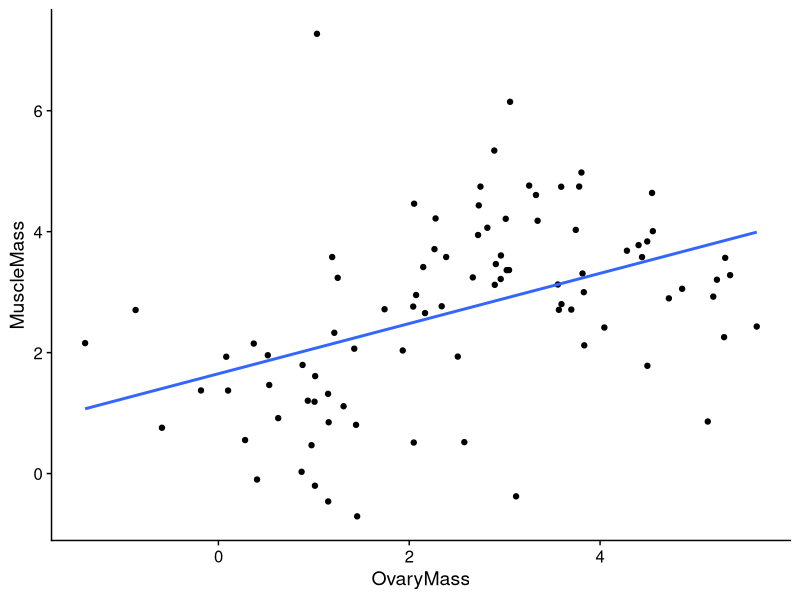
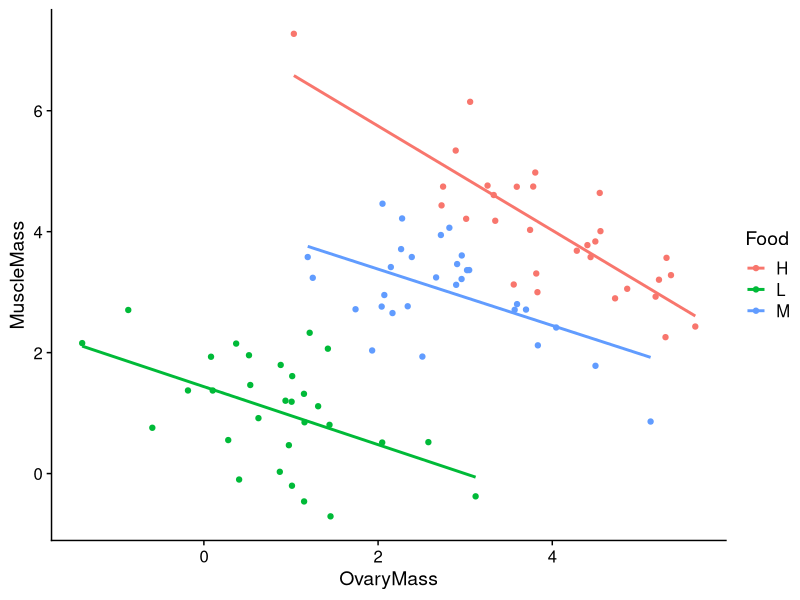

Source code (R) for these figures, in order:
## ---- chunk 1
library(mvtnorm)
library(tidyverse)
library(cowplot)
theme_set(theme_cowplot())

## ---- chunk 2
set.seed(32742)

sigma <- matrix(c(1, -0.7, -0.7, 1), ncol = 2)

DD <- rbind(rmvnorm(n = 30, mean = c(1, 1), sigma = sigma),
        rmvnorm(n = 30, mean = c(3, 3), sigma = sigma),
        rmvnorm(n = 30, mean = c(4, 4), sigma = sigma))

MM <- tibble("OvaryMass"=DD[,1],
             "MuscleMass" = DD[,2],
             "Food" = rep(c("L","M","H"),each = 30))

MM |>
  ggplot(aes(OvaryMass, MuscleMass)) +
  geom_point() +
  geom_smooth(method = "lm", se=FALSE)

## ---- chunk 3


MM |>
  ggplot(aes(OvaryMass, MuscleMass, color = Food)) +
  geom_point() +
  geom_smooth(method = "lm", se=FALSE)

